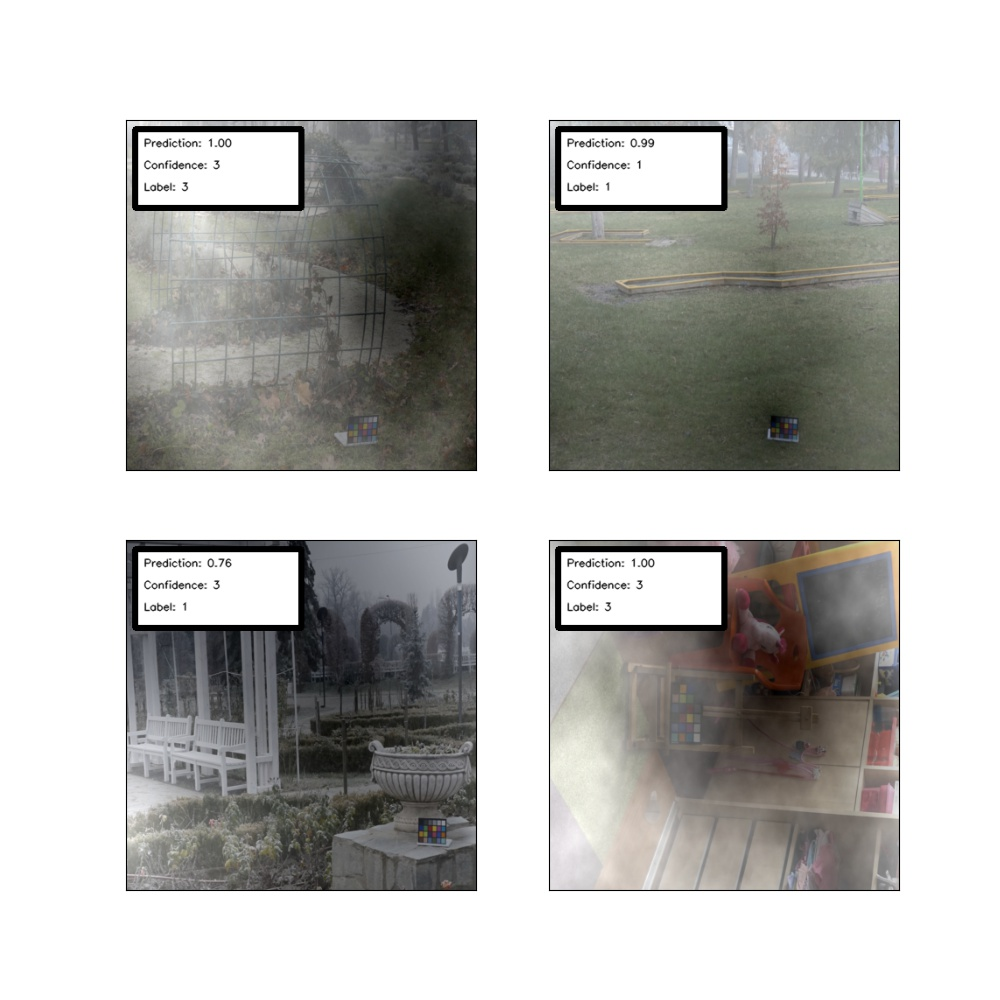

The Python source for this figure:
import torch 
from torch.utils.data import DataLoader
import torchvision.datasets as datasets
from tqdm import tqdm 
import numpy as np 
import argparse
import random
import os 
import cv2
import matplotlib.pyplot as plt
from timm.loss import LabelSmoothingCrossEntropy
from dataloader import TestData, ValidData
from sklearn.metrics import classification_report

def parse_args():
    parser = argparse.ArgumentParser(description="Hazy Density Classification")
    parser.add_argument('--data_dir', type=str, help='path to data')
    parser.add_argument('--no_cuda', action='store_true', help='not use cuda')
    parser.add_argument('--bs', dest='batch_size', type=int, default=64, help='batch size')
    args = parser.parse_args()
    return args

def get_classes(data_dir):
    all_data = datasets.ImageFolder(data_dir)
    return all_data.classes

def test(model, dataloader, device, criterion, batch_size, classes,
        num_visual=(2, 2), visual=True):
    test_loss = 0.0
    class_correct = list(0 for i in range(len(classes)))
    class_total = list(0 for i in range(len(classes)))
    model.eval()
    target_list = []
    pred_list = []

    total_visual = num_visual[0] * num_visual[1]
    iter_visual = 0
    fig, axes = plt.subplots(num_visual[0], num_visual[1], 
              figsize=(num_visual[1]*5, num_visual[0]*5))

    for data, target in tqdm(dataloader):
        data, target = data.to(device), target.to(device)
        with torch.no_grad(): 
            output = model(data)
            loss = criterion(output, target)
        test_loss = loss.item() * data.size(0)
        pred_ids, pred = torch.max(output, 1)
        correct_tensor = pred.eq(target.data.view_as(pred))
        correct = np.squeeze(correct_tensor.cpu().numpy())
        if len(target) == batch_size:
            for i in range(batch_size):
                label = target.data[i]
                class_correct[label] += correct[i].item()
                class_total[label] += 1

        target_list.append(target.cpu().detach().numpy())
        pred_list.append(pred.cpu().detach().numpy())

        if visual:
          if iter_visual < total_visual-1:
              for i in range(len(data)):
                sample = data[i].cpu().detach().numpy()
                sample = (sample - sample.min()) / (sample.max() - sample.min())
                sample = sample * 255
                sample = sample.transpose(1, 2, 0).astype(np.uint8)
                sample = cv2.resize(sample, (400, 400))
                sample = cv2.rectangle(sample, (10, 10), (200, 100), (255, 255, 255), -1)
                sample = cv2.rectangle(sample, (10, 10), (200, 100), (0,0,0), 5)
                sample = cv2.putText(sample, f'Prediction: {pred_ids.data[i]:.2f}', (20,30),
                              cv2.FONT_HERSHEY_SIMPLEX, 0.4, (0,0,0), 1, cv2.LINE_AA)
                sample = cv2.putText(sample, f'Confidence: {pred.data[i]}', (20,55),
                              cv2.FONT_HERSHEY_SIMPLEX, 0.4, (0,0,0), 1, cv2.LINE_AA)
                sample = cv2.putText(sample, f'Label: {target.data[i]}', (20,80),
                              cv2.FONT_HERSHEY_SIMPLEX, 0.4, (0,0,0), 1, cv2.LINE_AA)
                

                x = iter_visual % num_visual[0]
                y = int(iter_visual / num_visual[1])
                
                ax = axes[y][x]
                ax.imshow(sample)
                ax.get_xaxis().set_visible(False)
                ax.get_yaxis().set_visible(False)
                iter_visual += 1
                if iter_visual == total_visual:
                  break

    if visual:
      plt.savefig('test.jpg')
      plt.show()

    test_loss = test_loss / dataloader.dataset.len

    print('Test Loss: {:.4f}'.format(test_loss))
    for i in range(len(classes)):
        if class_total[i] > 0:
            print("Test Accuracy of %5s: %2d%% (%2d/%2d)" % (
                classes[i], 100*class_correct[i]/class_total[i], np.sum(class_correct[i]), np.sum(class_total[i])))
        else:
            print("Test accuracy of %5s: NA" % (classes[i]))
    print("Test Accuracy of %2d%% (%2d/%2d)" % (100*np.sum(class_correct)/np.sum(class_total), np.sum(class_correct), np.sum(class_total)))
    print(classification_report(np.concatenate(target_list), np.concatenate(pred_list)))
def main():
    args = parse_args()
    print("Call arguments:")
    print(args)

    torch.backends.cudnn.benchmark = True
    random.seed(6801)
    torch.manual_seed(6801)
    torch.cuda.manual_seed_all(6801)

    if not args.no_cuda:
        os.environ["CUDA_DEVICE_ORDER"] = "PCI_BUS_ID"
        os.environ["CUDA_VISIBLE_DEVICES"] = '0'

        device = torch.device("cuda")
    else:
        device = torch.device("cpu")
    model = torch.load('res34_haze_new.pt').to(device)


    test_loader = DataLoader(TestData(args.data_dir), batch_size=args.batch_size, shuffle=True, num_workers=4)
    
    criterion = LabelSmoothingCrossEntropy()
    criterion = criterion.cuda()    
    
    classes = get_classes('/content/drive/MyDrive/data/train')

    test(model, test_loader, device, criterion, args.batch_size, classes)

if __name__ == "__main__":
    main()